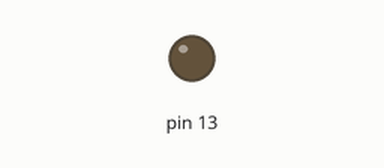
This sketch was run on a simulated Arduino Uno, built with avr-gcc and run on an emulated ATmega328P. Shown: output pins drawn as LEDs (lit = HIGH). What the sketch prints to the serial monitor is not drawn.

Above: at 0.5 s.
At 5.45 s:
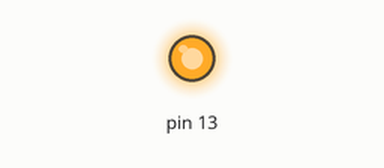
Timing chart, 0 to 5.8 s (numbered marks = the images above):
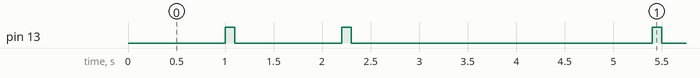

The sketch:

UART_Tx.ino
```cpp
// (licence header left out)
#include <SoftwareSerial.h>
#define MAX_INDEX 4
// Global variables
char databyte[MAX_INDEX]={'0','1','1','0'};
int index = 0;

/**
 * @brief Function that runs once
 *
 */
void setup()
{
  // Set the Serial Communication at baud rate 9600
  Serial.begin(9600);
  // Enable build-in LED pin at 13 as output pin
  pinMode(13,OUTPUT);
}

/**
 * @brief Function that keeps running
 *
 */
void loop()
{
  // If 1 is sent, glow the LED in Tx-Board
  if (databyte[index] == '1')
  {
    digitalWrite(13,HIGH);
    delay(100);
    digitalWrite(13,LOW);
    delay(100);
  }

  if (databyte[index] == '0' || databyte[index] == '1')
  {
    // ! Send data via UART
    Serial.write(&databyte[index],1);
    delay(1000);
  }
  // Reset the index
  if( index > MAX_INDEX )
  {
    index = 0;
  }
  else
  {
    index++;
  }// end of else
}// end of loop() function
```

Measured:
- by itself, pin 13: repeats every 4.4 s: LOW 1.1 s, HIGH 0.10 s, LOW 3.1 s, HIGH 0.10 s
- by itself, everything shown: repeats every 4.4 s, in 4 steps
